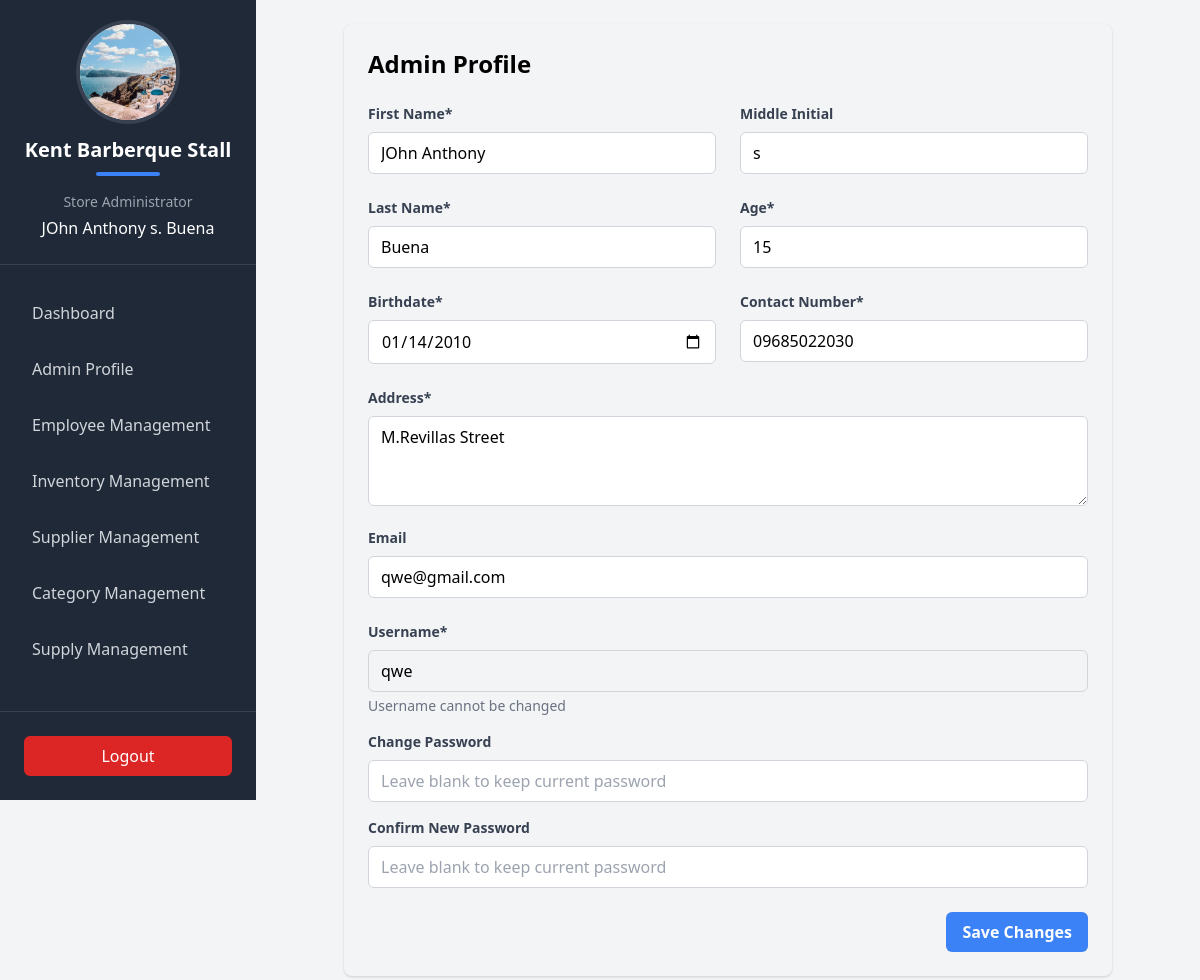
/stall-admin/profile/ (signed in), run on the app's committed database.
### TriadApp/models.py (models this page shows, shortened)
class Stall(models.Model):
    store_id = models.UUIDField(default=uuid.uuid4, editable=False, unique=True)
    name = models.CharField(max_length=255)
    logo = models.ImageField(upload_to='stall_logos/')
    contact_number = models.CharField(max_length=15)
    is_active = models.BooleanField(default=True)  # Add is_active field with default value True

class AdminProfile(models.Model):
    firstname = models.CharField(max_length=50)
    middle_initial = models.CharField(max_length=1, blank=True, null=True)
    lastname = models.CharField(max_length=50)
    age = models.IntegerField()
    birthdate = models.DateField()
    address = models.TextField()
    username = models.CharField(max_length=50, unique=True)
    email = models.EmailField(max_length=254, unique=True, default='', blank=True)
    password = models.CharField(max_length=100)
    contact_number = models.CharField(max_length=15)
    stall = models.ForeignKey('Stall', on_delete=models.CASCADE, related_name="admins", to_field='store_id')

### TriadApp/stall_admins.py (the view, shortened to what this page needs)
# urls.py: path('stall-admin/profile/', stall_admins.admin_profile, name='admin_profile'),
@admin_required
def admin_profile(request):
    admin_id = request.session.get('admin_id')
    if not admin_id:
        return redirect('login')
    try:
        admin = AdminProfile.objects.get(id=admin_id)
        return render(request, 'TriadApp/admin/admin_profile.html', {
            'admin': admin,
             'stall': admin.stall
        })
    except AdminProfile.DoesNotExist:
        return redirect('login')

### TriadApp/templates/TriadApp/admin/admin_profile.html (shortened to what this page needs)
{% extends 'TriadApp/admin/admin.html' %}
{% block content %}
<div class="flex-1 p-6">
    <div class="max-w-3xl mx-auto bg-white/80 rounded-lg shadow p-6">
        <h2 class="text-2xl font-bold mb-6">Admin Profile</h2>
        <form method="POST" class="space-y-6">
            <div class="grid grid-cols-1 md:grid-cols-2 gap-6">
                <div>
                    <label class="block text-gray-700 text-sm font-bold mb-2">First Name*</label>
                    <input type="text" name="firstname" value="{{ admin.firstname }}" required
                           class="w-full px-3 py-2 border border-gray-300 rounded-md focus:outline-none focus:ring-1 focus:ring-blue-500">
                </div>
                <div>
                    <label class="block text-gray-700 text-sm font-bold mb-2">Middle Initial</label>
                    <input type="text" name="middle_initial" value="{{ admin.middle_initial|default:'' }}" maxlength="1"
                           class="w-full px-3 py-2 border border-gray-300 rounded-md focus:outline-none focus:ring-1 focus:ring-blue-500">
                </div>
                <div>
                    <label class="block text-gray-700 text-sm font-bold mb-2">Last Name*</label>
                    <input type="text" name="lastname" value="{{ admin.lastname }}" required
                           class="w-full px-3 py-2 border border-gray-300 rounded-md focus:outline-none focus:ring-1 focus:ring-blue-500">
                </div>
                <div>
                    <label class="block text-gray-700 text-sm font-bold mb-2">Age*</label>
                    <input type="number" name="age" value="{{ admin.age }}" required
                           class="w-full px-3 py-2 border border-gray-300 rounded-md focus:outline-none focus:ring-1 focus:ring-blue-500">
                </div>
                <div>
                    <label class="block text-gray-700 text-sm font-bold mb-2">Birthdate*</label>
                    <input type="date" name="birthdate" value="{{ admin.birthdate|date:'Y-m-d' }}" required
                           class="w-full px-3 py-2 border border-gray-300 rounded-md focus:outline-none focus:ring-1 focus:ring-blue-500">
                </div>
                <div>
                    <label class="block text-gray-700 text-sm font-bold mb-2">Contact Number*</label>
                    <input type="tel" name="contact_number" value="{{ admin.contact_number }}" required
                           class="w-full px-3 py-2 border border-gray-300 rounded-md focus:outline-none focus:ring-1 focus:ring-blue-500">
                </div>
            </div>
            <div class="space-y-4">
                <div>
                    <label class="block text-gray-700 text-sm font-bold mb-2">Address*</label>
                    <textarea name="address" required rows="3"
                              class="w-full px-3 py-2 border border-gray-300 rounded-md focus:outline-none focus:ring-1 focus:ring-blue-500">{{ admin.address }}</textarea>
                </div>
                <div>
                    <label class="block text-gray-700 text-sm font-bold mb-2">Email</label>
                    <input type="email" name="email" value="{{ admin.email }}"
                           class="w-full px-3 py-2 border border-gray-300 rounded-md focus:outline-none focus:ring-1 focus:ring-blue-500">
                </div>
            </div>
            <div class="space-y-4">
                <div>
                    <label class="block text-gray-700 text-sm font-bold mb-2">Username*</label>
                    <input type="text" value="{{ admin.username }}" disabled
                           class="w-full px-3 py-2 border border-gray-300 rounded-md bg-gray-100">
                    <p class="text-sm text-gray-500 mt-1">Username cannot be changed</p>
                </div>
                <div>
                    <label class="block text-gray-700 text-sm font-bold mb-2">Change Password</label>
                    <input type="password" name="new_password"
                           class="w-full px-3 py-2 border border-gray-300 rounded-md focus:outline-none focus:ring-1 focus:ring-blue-500"
                           placeholder="Leave blank to keep current password">
                </div>
                <div>
                    <label class="block text-gray-700 text-sm font-bold mb-2">Confirm New Password</label>
                    <input type="password" name="confirm_password"
                           class="w-full px-3 py-2 border border-gray-300 rounded-md focus:outline-none focus:ring-1 focus:ring-blue-500"
                           placeholder="Leave blank to keep current password">
                </div>
            </div>
            <div class="flex justify-end space-x-4">
                <button type="submit"
                        class="bg-blue-500 hover:bg-blue-600 text-white font-semibold py-2 px-4 rounded-md">
                    Save Changes
                </button>
            </div>
        </form>
    </div>
</div>
{% endblock %}

### TriadApp/templates/TriadApp/admin/admin.html (shortened to what this page needs)
<!DOCTYPE html>
<html lang="en">
<head>
    <link href="https://cdn.jsdelivr.net/npm/tailwindcss@2.2.16/dist/tailwind.min.css" rel="stylesheet">
</head>
<body class="bg-gray-100">
    <div class="flex">
        <div class="w-64 h-screen bg-gray-800 text-white flex flex-col">
            <div class="p-6 border-b border-gray-700">
                <div class="flex justify-center mb-4">
                    <div class="w-24 h-24 rounded-full overflow-hidden bg-white ring-4 ring-gray-700">
                        {% if stall.logo %}
                            <img src="{{ stall.logo.url }}" alt="{{ stall.name }} Logo" class="w-full h-full object-cover">
                        {% else %}
                            <div class="w-full h-full flex items-center justify-center bg-gray-200">
                                <span class="text-gray-600 text-3xl font-bold">{{ stall.name|slice:":1" }}</span>
                            </div>
                        {% endif %}
                    </div>
                </div>
                <div class="text-center mb-4">
                    <h1 class="text-xl font-bold text-white">{{ stall.name }}</h1>
                    <div class="w-16 h-1 bg-blue-500 mx-auto mt-2 rounded-full"></div>
                </div>
                <div class="text-center">
                    <p class="text-gray-400 text-sm mb-1">Store Administrator</p>
                    <p class="text-white font-medium">
                        {{ admin.firstname }}
                        {% if admin.middle_initial %}
                            {{ admin.middle_initial }}.
                        {% endif %}
                        {{ admin.lastname }}
                    </p>
                </div>
            </div>
            <nav class="flex-1 py-6">
                <ul class="space-y-2">
                    <li>
                        <a href="{% url 'admin_dashboard' %}"
                           class="flex items-center px-6 py-3 text-gray-300 hover:bg-gray-700 hover:text-white transition-colors duration-200">
                            <span class="ml-2">Dashboard</span>
                        </a>
                    </li>
                    <li>
                        <a href="{% url 'admin_profile' %}"
                           class="flex items-center px-6 py-3 text-gray-300 hover:bg-gray-700 hover:text-white transition-colors duration-200">
                            <span class="ml-2">Admin Profile</span>
                        </a>
                    </li>
                    <li>
                        <a href="{% url 'add_employee' %}"
                           class="flex items-center px-6 py-3 text-gray-300 hover:bg-gray-700 hover:text-white transition-colors duration-200">
                            <span class="ml-2">Employee Management</span>
                        </a>
                    </li>
                    <li>
                        <a href="{% url 'manage_inventory' %}"
                           class="flex items-center px-6 py-3 text-gray-300 hover:bg-gray-700 hover:text-white transition-colors duration-200">
                            <span class="ml-2">Inventory Management</span>
                        </a>
                    </li>
                    <li>
                        <a href="{% url 'manage_suppliers' %}"
                           class="flex items-center px-6 py-3 text-gray-300 hover:bg-gray-700 hover:text-white transition-colors duration-200">
                            <span class="ml-2">Supplier Management</span>
                        </a>
                    </li>
                        <a href="{% url 'manage_categories' %}"
                           class="flex items-center px-6 py-3 text-gray-300 hover:bg-gray-700 hover:text-white transition-colors duration-200">
                            <span class="ml-2">Category Management</span>
                        </a>
                    <li>
                        <a href="{% url 'manage_supplies' %}"
                           class="flex items-center px-6 py-3 text-gray-300 hover:bg-gray-700 hover:text-white transition-colors duration-200">
                            <span class="ml-2">Supply Management</span>
                        </a>
                    </li>
                </ul>
            </nav>
            <div class="p-6 border-t border-gray-700">
                <a href="{% url 'logout' %}"
                   class="flex items-center justify-center px-4 py-2 bg-red-600 text-white rounded-md hover:bg-red-700 transition-colors duration-200">
                    <span>Logout</span>
                </a>
            </div>
        </div>
        <div class="flex-1 min-h-screen">
            {% block content %}{% endblock %}
        </div>
    </div>
</body>
</html>

### data on the page
Stall: logo (picture), name "Kent Barberque Stall"
AdminProfile: firstname "JOhn Anthony", middle_initial "s", lastname "Buena", age "15", birthdate "01/14/2010", contact_number "09685022030", address "M.Revillas Street", email "qwe@gmail.com", username "qwe"
